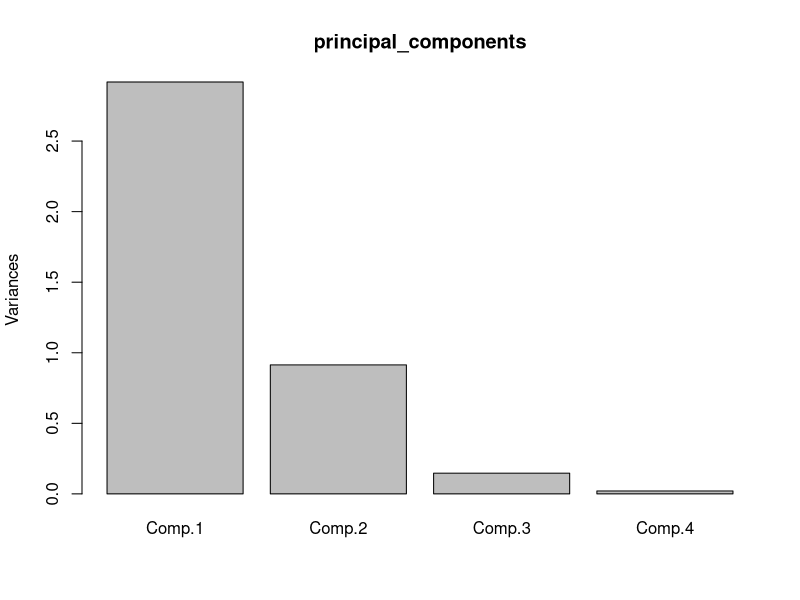
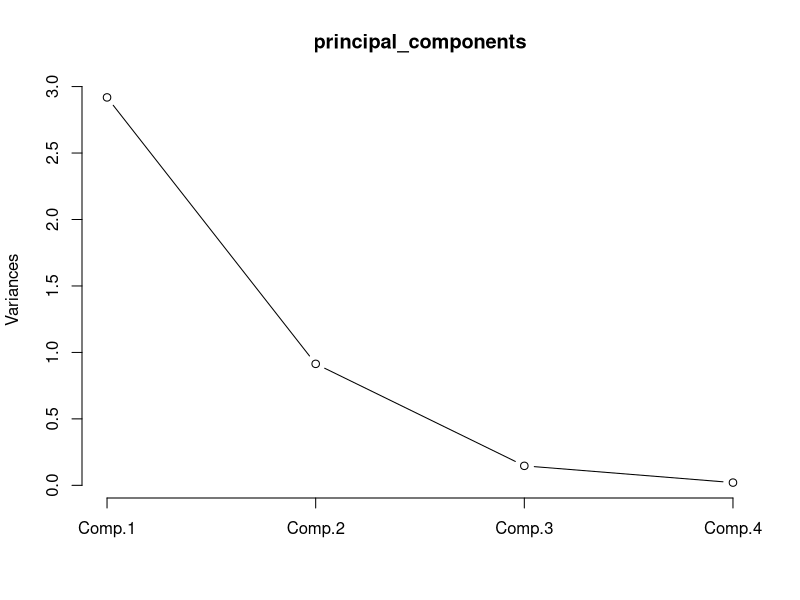
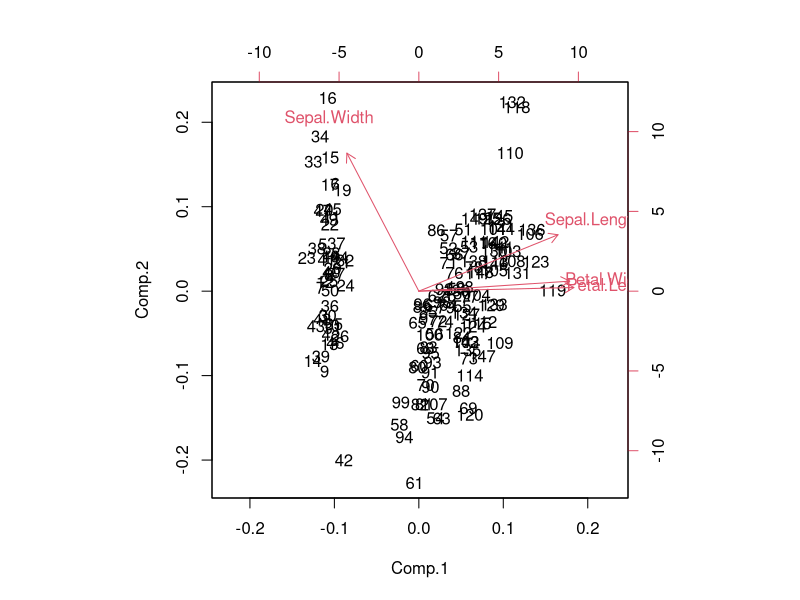
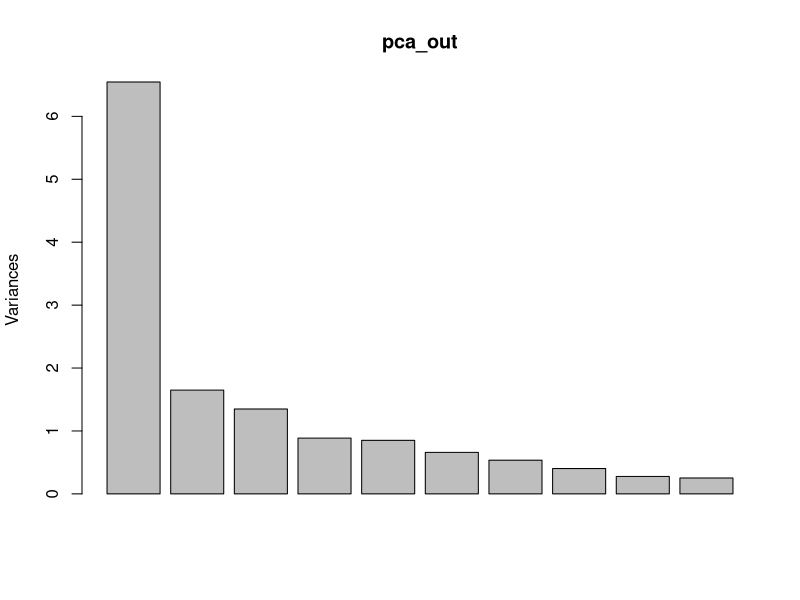
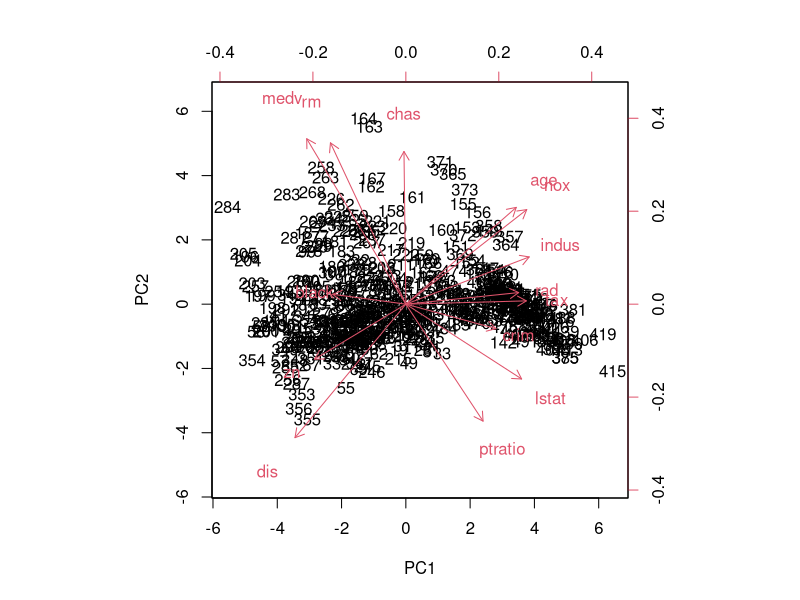

Generate these figures, in order, with R:
# PCA Analysis In-Class work

############## PCA Analysis on Iris Dataset ##############
data("iris")
head(iris)

# creating another dataset from iris dataset that contains the columns from 1 to 4 
irisdata1 <- iris[,1:4]
irisdata1

head(irisdata1)

# Read the documentation for the princomp() function in RStudio.
help("princomp")
principal_components <- princomp(irisdata1, cor = TRUE, score = TRUE)

# cor = a logical value indicating whether the calculation should 
#use the correlation matrix or the covariance matrix.
# (The correlation matrix can only be used if there are no constant variables.)
# score = a logical value indicating whether the score on  
# each principal component should be calculated.
summary(principal_components)

# in the summary you can see that it has four Principal Components it is because the input data has
# four different features.

# using the plot() function, we can plot the principal components.
plot(principal_components)

# plotting the principal_components using the a line in plot() functions 
plot(principal_components, type = "l")

# using the biplot() function we can plot the components
# Read the documentation for the bilopt() function in the RStudio
help("biplot")
biplot(principal_components)

############## PCA Analysis on the Boston Dataset ##############
install.packages('MASS')
data(Boston, package="MASS")

# Read the documentation of Boston dataset in RStudio to understand the dataset
help(Boston)

# Principal Component Analysis
# the prcomp() fucntion computes the principal components and we have turned on scalling
# Read the documentation for prcompt() function in RStudio
help(prcomp)

pca_out <- prcomp(Boston,scale. = T)

# pca_out shows the loadings that used.
pca_out
plot(pca_out)

# plotting using the biplot()
# Read the documentation for biplot() function in RStudio
help(biplot)

biplot(pca_out, scale = 0)
boston_pc <- pca_out$x
boston_pc

# boston_pc has the Principal Components having the same number of rows in the original dataset
head(boston_pc)
summary(boston_pc)
